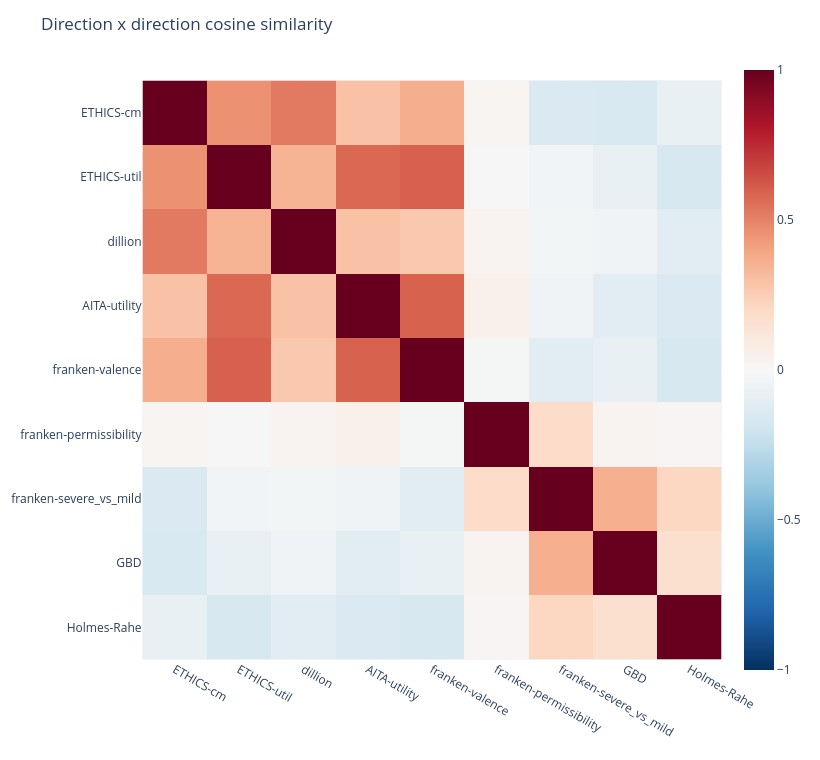

This figure's notebook cell:
### Markdown cell above
## 5. Cosine similarity between directions (Cross-Dataset)
What we really want is a direction which generalized *across* datasets. One way is to look at the geometry of the directions -- how similar is the direction learned for one dataset (e.g. franken-valence) to the direction learned for another dataset (e.g. AITA-utility). To do this we use cosine similarity.

### Code cell
labels = list(directions.keys())
D = np.array([directions[l] for l in labels])
C = D @ D.T

fig = px.imshow(C, x=labels, y=labels, color_continuous_scale="RdBu_r", zmin=-1, zmax=1)
fig.update_yaxes(scaleanchor="x", constrain="domain")
fig.update_xaxes(constrain="domain")
fig.update_layout(title="Direction x direction cosine similarity", width=820, height=760)
fig.show()

### Figure 1 — Plotly figure (JSON) as saved in the notebook; plotly's stock layout.template omitted (floating-point values rounded to 4 significant figures)
{"data": [{"coloraxis": "coloraxis", "hovertemplate": "x: %{x}<br>y: %{y}<br>color: %{z}<extra></extra>", "name": "0", "type": "heatmap", "x": ["ETHICS-cm", "ETHICS-util", "dillion", "AITA-utility", "franken-valence", "franken-permissibility", "franken-severe_vs_mild", "GBD", "Holmes-Rahe"], "xaxis": "x", "y": ["ETHICS-cm", "ETHICS-util", "dillion", "AITA-utility", "franken-valence", "franken-permissibility", "franken-severe_vs_mild", "GBD", "Holmes-Rahe"], "yaxis": "y", "z": [[1.0, 0.4554, 0.5257, 0.2954, 0.3644, 0.02335, -0.1544, -0.1605, -0.07324], [0.4554, 1.0, 0.3445, 0.5734, 0.5966, 0.004018, -0.0351, -0.07304, -0.1679], [0.5257, 0.3445, 1.0, 0.2919, 0.2714, 0.02964, -0.02773, -0.04471, -0.1097], [0.2954, 0.5734, 0.2919, 1.0, 0.5926, 0.05276, -0.04038, -0.1091, -0.1499], [0.3644, 0.5966, 0.2714, 0.5926, 1.0, -0.015, -0.112, -0.07889, -0.1692], [0.02335, 0.004018, 0.02964, 0.05276, -0.015, 1.0, 0.1858, 0.02657, 0.01852], [-0.1544, -0.0351, -0.02773, -0.04038, -0.112, 0.1858, 1.0, 0.358, 0.216], [-0.1605, -0.07304, -0.04471, -0.1091, -0.07889, 0.02657, 0.358, 1.0, 0.1675], [-0.07324, -0.1679, -0.1097, -0.1499, -0.1692, 0.01852, 0.216, 0.1675, 1.0]]}], "layout": {"coloraxis": {"autocolorscale": false, "cmax": 1, "cmin": -1, "colorscale": [[0.0, "rgb(5,48,97)"], [0.1, "rgb(33,102,172)"], [0.2, "rgb(67,147,195)"], [0.3, "rgb(146,197,222)"], [0.4, "rgb(209,229,240)"], [0.5, "rgb(247,247,247)"], [0.6, "rgb(253,219,199)"], [0.7, "rgb(244,165,130)"], [0.8, "rgb(214,96,77)"], [0.9, "rgb(178,24,43)"], [1.0, "rgb(103,0,31)"]]}, "height": 760, "margin": {"t": 60}, "title": {"text": "Direction x direction cosine similarity"}, "width": 820, "xaxis": {"anchor": "y", "constrain": "domain", "domain": [0.0, 1.0], "scaleanchor": "y"}, "yaxis": {"anchor": "x", "autorange": "reversed", "constrain": "domain", "domain": [0.0, 1.0], "scaleanchor": "x"}}}
